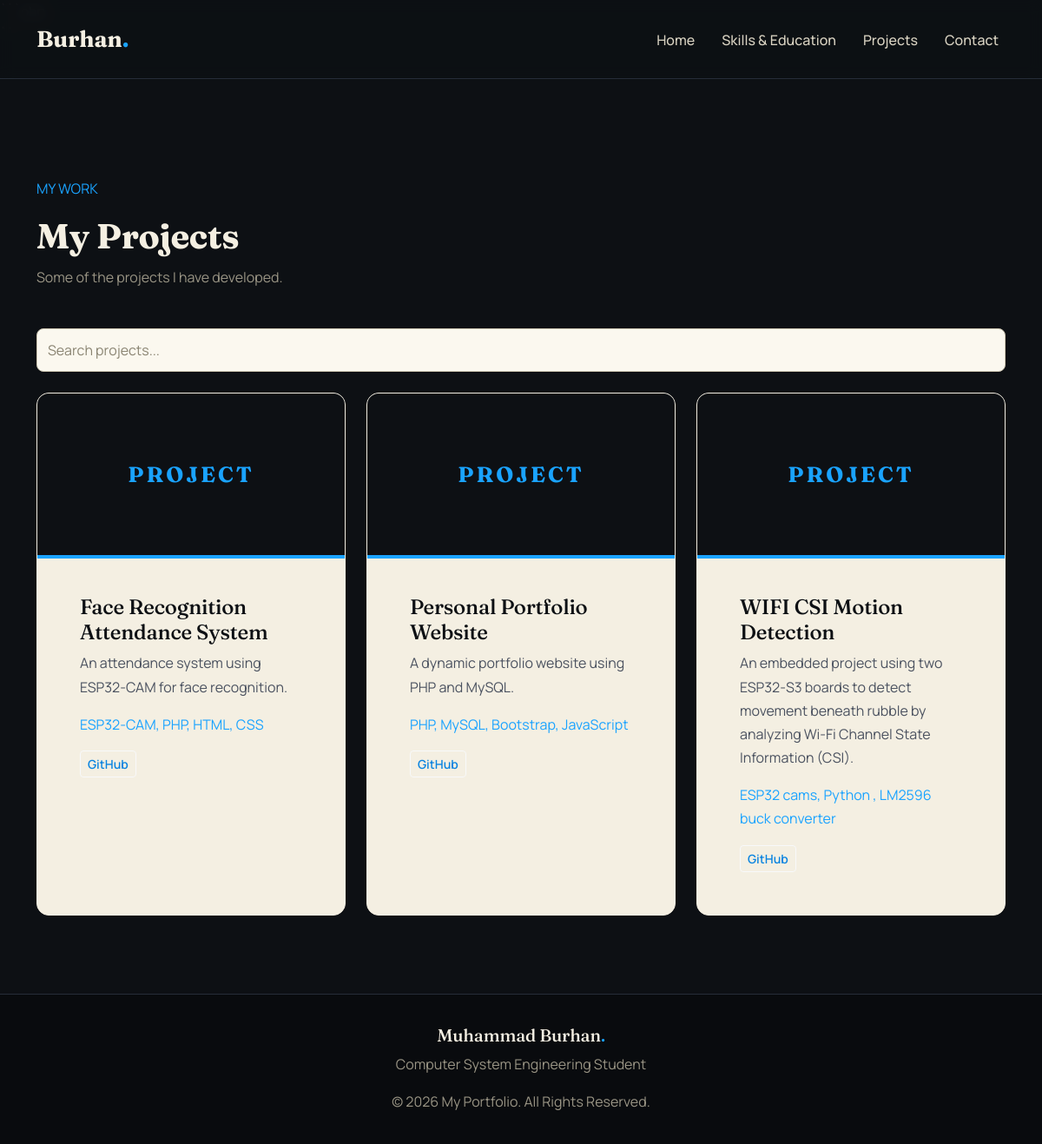
/project.php, run on the app's committed database.
### tables this page shows
CREATE TABLE IF NOT EXISTS projects (
    id INT AUTO_INCREMENT PRIMARY KEY,
    title VARCHAR(150) NOT NULL,
    description TEXT NOT NULL,
    technologies VARCHAR(255),
    image VARCHAR(255),
    github_link VARCHAR(255),
    demo_link VARCHAR(255),
    created_at TIMESTAMP DEFAULT CURRENT_TIMESTAMP
);

### includes/functions.php (called while the page is built)
<?php
if (!function_exists('e')) {
    function e($value) {
        return htmlspecialchars(
            (string)$value,
            ENT_QUOTES,
            'UTF-8'
        );
    }
}

### project.php (the view, shortened to what this page needs)
<?php
require_once "includes/header.php";
$stmt = $conn->query(
    "SELECT * FROM projects ORDER BY created_at DESC"
);
$projects = $stmt->fetchAll();
?>
<section class="container section-padding page-top">
    <div class="section-heading">
        <p class="accent">MY WORK</p>
        <h1>My Projects</h1>
        <p>Some of the projects I have developed.</p>
    </div>
    <div class="mb-4">
        <input type="text"
               id="projectSearch"
               class="form-control search-box"
               placeholder="Search projects...">
    </div>
    <div class="row g-4" id="projectContainer">
        <?php foreach ($projects as $project): ?>
            <div class="col-md-6 col-lg-4 project-item">
                <div class="project-card">
                    <?php if (!empty($project['image'])): ?>
                        <img
                            src="<?= e($project['image']) ?>"
                            class="project-image"
                            alt="<?= e($project['title']) ?>"
                        >
                    <?php else: ?>
                        <div class="project-placeholder">
                            <span>PROJECT</span>
                        </div>
                    <?php endif; ?>
                    <div class="p-4">
                        <h4>
                            <?= e($project['title']) ?>
                        </h4>
                        <p>
                            <?= e($project['description']) ?>
                        </p>
                        <p class="accent">
                            <?= e($project['technologies']) ?>
                        </p>
                        <?php if (!empty($project['github_link'])): ?>
                            <a href="<?= e($project['github_link']) ?>"
                               target="_blank"
                               rel="noopener noreferrer"
                               class="btn btn-outline-light btn-sm">
                                GitHub
                            </a>
                        <?php endif; ?>
                    </div>
                </div>
            </div>
        <?php endforeach; ?>
    </div>
</section>
<?php require_once "includes/footer.php"; ?>

### assets/css/style.css (style rules this page uses)
:root { --nc-carbon: #0d1014; --nc-carbon-raised: #151a21; --nc-carbon-deep: #090b0e; --nc-line: #262d38; --nc-ivory: #f4efe2; --nc-ivory-soft: #d9d3c2; --nc-ivory-muted: #9a9585; --nc-ink: #1b1f26; --nc-ink-soft: #4b5260; --nc-azure: #1aa3ff; --nc-azure-deep: #0a84e0; --nc-azure-glow: rgba(26, 163, 255, 0.28); --nc-font-display: 'Fraunces', Georgia, serif; --nc-font-body: 'Manrope', 'Segoe UI', Arial, sans-serif; --nc-radius: 14px; }
* { margin: 0; padding: 0; box-sizing: border-box; }
html { scroll-behavior: smooth; }
body { background: var(--nc-carbon); color: var(--nc-ivory); font-family: var(--nc-font-body); line-height: 1.7; -webkit-font-smoothing: antialiased; }
h1, h2, h3, h4, h5 { font-family: var(--nc-font-display); letter-spacing: -0.01em; }
a { color: var(--nc-azure); text-decoration: none; transition: color 0.25s; }
.accent { color: var(--nc-azure) !important; }
.section-padding { padding-top: 90px; padding-bottom: 90px; }
.page-top { padding-top: 150px; }
.section-heading { margin-bottom: 45px; }
.section-heading h1, .section-heading h2 { font-weight: 700; margin: 10px 0; color: var(--nc-ivory); }
.section-heading p { color: var(--nc-ivory-muted); }
.about-card, .skill-card, .education-card, .project-card, .contact-card { background: var(--nc-ivory); color: var(--nc-ink); border: 1px solid var(--nc-ivory); border-radius: var(--nc-radius); padding: 25px; }
.about-card h1, .about-card h2, .about-card h3, .about-card h4, .about-card h5, .skill-card h1, .skill-card h2, .skill-card h3, .skill-card h4, .skill-card h5, .education-card h1, .education-card h2, .education-card h3, .education-card h4, .education-card h5, .project-card h1, .project-card h2, .project-card h3, .project-card h4, .project-card h5, .contact-card h1, .contact-card h2, .contact-card h3, .contact-card h4, .contact-card h5 { color: var(--nc-carbon); }
.skill-card, .project-card { height: 100%; transition: transform 0.25s, box-shadow 0.25s, border-color 0.25s; }
.project-card { padding: 0; overflow: hidden; }
.project-card > :not(.project-image):not(.project-placeholder) { margin-left: 25px; margin-right: 25px; }
.project-card > :last-child { margin-bottom: 25px; }
.project-placeholder { height: 190px; background: var(--nc-carbon); color: var(--nc-azure); border-bottom: 4px solid var(--nc-azure); display: flex; justify-content: center; align-items: center; font-family: var(--nc-font-display); font-size: 25px; font-weight: 700; letter-spacing: 3px; margin-bottom: 18px; }
.project-card p { color: var(--nc-ink-soft); }
.project-card a { color: var(--nc-azure-deep); font-weight: 600; }
.search-box, .form-control { background: #fbf8ef; border: 1px solid #cfc8b4; color: var(--nc-ink); padding: 12px; border-radius: 8px; }
.form-control::placeholder { color: #8a8472; }

### data on the page
projects: shows "PROJECT", title "Face Recognition Attendance System", description "An attendance system using ESP32-CAM for face recognition.", technologies "ESP32-CAM, PHP, HTML, CSS"
projects: shows "PROJECT", title "Personal Portfolio Website", description "A dynamic portfolio website using PHP and MySQL.", technologies "PHP, MySQL, Bootstrap, JavaScript"
projects: shows "PROJECT", title "WIFI CSI Motion Detection", description "An embedded project using two ESP32-S3 boards to detect movement beneath rubble by analyzing Wi-Fi Channel State Information (CSI).", technologies "ESP32 cams, Python , LM2596 buck converter"
